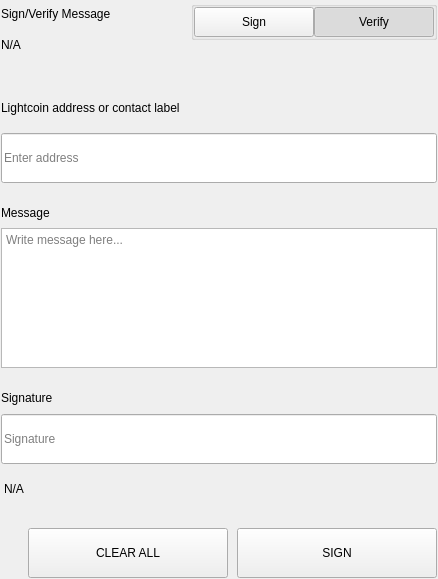
<?xml version="1.0" encoding="UTF-8"?>
<ui version="4.0">
 <class>SettingsSignMessageWidgets</class>
 <widget class="QWidget" name="SettingsSignMessageWidgets">
  <property name="geometry">
   <rect>
    <x>0</x>
    <y>0</y>
    <width>438</width>
    <height>579</height>
   </rect>
  </property>
  <property name="windowTitle">
   <string>Form</string>
  </property>
  <layout class="QVBoxLayout" name="verticalLayout">
   <property name="spacing">
    <number>0</number>
   </property>
   <property name="leftMargin">
    <number>0</number>
   </property>
   <property name="topMargin">
    <number>0</number>
   </property>
   <property name="rightMargin">
    <number>0</number>
   </property>
   <property name="bottomMargin">
    <number>0</number>
   </property>
   <item>
    <widget class="QWidget" name="left" native="true">
     <layout class="QVBoxLayout" name="verticalLayout_3">
      <property name="leftMargin">
       <number>0</number>
      </property>
      <property name="topMargin">
       <number>0</number>
      </property>
      <property name="rightMargin">
       <number>0</number>
      </property>
      <property name="bottomMargin">
       <number>0</number>
      </property>
      <item>
       <widget class="QWidget" name="container_sign" native="true">
        <layout class="QVBoxLayout" name="verticalLayout_2">
         <property name="spacing">
          <number>0</number>
         </property>
         <property name="leftMargin">
          <number>1</number>
         </property>
         <property name="topMargin">
          <number>1</number>
         </property>
         <property name="rightMargin">
          <number>1</number>
         </property>
         <property name="bottomMargin">
          <number>1</number>
         </property>
         <item>
          <layout class="QHBoxLayout" name="horizontalLayout_3" stretch="3,1">
           <property name="spacing">
            <number>40</number>
           </property>
           <item>
            <layout class="QVBoxLayout" name="verticalLayoutTitle">
             <property name="spacing">
              <number>5</number>
             </property>
             <item>
              <widget class="QLabel" name="labelTitle">
               <property name="text">
                <string>Sign/Verify Message</string>
               </property>
              </widget>
             </item>
             <item>
              <widget class="QLabel" name="labelSubtitle1">
               <property name="text">
                <string notr="true">N/A</string>
               </property>
               <property name="wordWrap">
                <bool>true</bool>
               </property>
              </widget>
             </item>
            </layout>
           </item>
           <item alignment="Qt::AlignRight|Qt::AlignTop">
            <widget class="QWidget" name="containerSwitch" native="true">
             <property name="styleSheet">
              <string notr="true">#containerSwitch{
	padding-top:9px;
}</string>
             </property>
             <layout class="QVBoxLayout" name="verticalLayout_6">
              <property name="spacing">
               <number>4</number>
              </property>
              <property name="leftMargin">
               <number>0</number>
              </property>
              <property name="topMargin">
               <number>0</number>
              </property>
              <property name="rightMargin">
               <number>0</number>
              </property>
              <property name="bottomMargin">
               <number>0</number>
              </property>
              <item alignment="Qt::AlignRight">
               <widget class="QGroupBox" name="groupBox">
                <property name="sizePolicy">
                 <sizepolicy hsizetype="Fixed" vsizetype="Preferred">
                  <horstretch>0</horstretch>
                  <verstretch>0</verstretch>
                 </sizepolicy>
                </property>
                <property name="title">
                 <string/>
                </property>
                <property name="alignment">
                 <set>Qt::AlignRight|Qt::AlignTop|Qt::AlignTrailing</set>
                </property>
                <layout class="QHBoxLayout" name="horizontalLayout_4">
                 <property name="spacing">
                  <number>0</number>
                 </property>
                 <property name="leftMargin">
                  <number>0</number>
                 </property>
                 <property name="topMargin">
                  <number>0</number>
                 </property>
                 <property name="rightMargin">
                  <number>0</number>
                 </property>
                 <property name="bottomMargin">
                  <number>0</number>
                 </property>
                 <item>
                  <widget class="QPushButton" name="pushSign">
                   <property name="minimumSize">
                    <size>
                     <width>120</width>
                     <height>30</height>
                    </size>
                   </property>
                   <property name="maximumSize">
                    <size>
                     <width>120</width>
                     <height>30</height>
                    </size>
                   </property>
                   <property name="focusPolicy">
                    <enum>Qt::NoFocus</enum>
                   </property>
                   <property name="text">
                    <string>Sign</string>
                   </property>
                   <property name="checkable">
                    <bool>true</bool>
                   </property>
                   <property name="autoExclusive">
                    <bool>true</bool>
                   </property>
                  </widget>
                 </item>
                 <item>
                  <widget class="QPushButton" name="pushVerify">
                   <property name="minimumSize">
                    <size>
                     <width>120</width>
                     <height>30</height>
                    </size>
                   </property>
                   <property name="maximumSize">
                    <size>
                     <width>120</width>
                     <height>30</height>
                    </size>
                   </property>
                   <property name="focusPolicy">
                    <enum>Qt::NoFocus</enum>
                   </property>
                   <property name="text">
                    <string>Verify</string>
                   </property>
                   <property name="checkable">
                    <bool>true</bool>
                   </property>
                   <property name="checked">
                    <bool>true</bool>
                   </property>
                   <property name="autoExclusive">
                    <bool>true</bool>
                   </property>
                  </widget>
                 </item>
                </layout>
               </widget>
              </item>
              <item alignment="Qt::AlignHCenter|Qt::AlignTop">
               <widget class="QLabel" name="labelSubtitleSwitch">
                <property name="text">
                 <string/>
                </property>
                <property name="alignment">
                 <set>Qt::AlignRight|Qt::AlignTrailing|Qt::AlignVCenter</set>
                </property>
               </widget>
              </item>
             </layout>
            </widget>
           </item>
          </layout>
         </item>
         <item>
          <spacer name="verticalSpacer_2">
           <property name="orientation">
            <enum>Qt::Vertical</enum>
           </property>
           <property name="sizeType">
            <enum>QSizePolicy::Fixed</enum>
           </property>
           <property name="sizeHint" stdset="0">
            <size>
             <width>20</width>
             <height>40</height>
            </size>
           </property>
          </spacer>
         </item>
         <item>
          <widget class="QWidget" name="containerAddress" native="true">
           <property name="sizePolicy">
            <sizepolicy hsizetype="Preferred" vsizetype="Fixed">
             <horstretch>0</horstretch>
             <verstretch>0</verstretch>
            </sizepolicy>
           </property>
           <layout class="QVBoxLayout" name="verticalLayout_5" stretch="0,0">
            <property name="spacing">
             <number>15</number>
            </property>
            <property name="leftMargin">
             <number>0</number>
            </property>
            <property name="topMargin">
             <number>0</number>
            </property>
            <property name="rightMargin">
             <number>0</number>
            </property>
            <property name="bottomMargin">
             <number>0</number>
            </property>
            <item>
             <widget class="QLabel" name="labelSubtitleAddress">
              <property name="minimumSize">
               <size>
                <width>0</width>
                <height>20</height>
               </size>
              </property>
              <property name="maximumSize">
               <size>
                <width>16777215</width>
                <height>20</height>
               </size>
              </property>
              <property name="text">
               <string>Lightcoin address or contact label</string>
              </property>
             </widget>
            </item>
            <item>
             <widget class="QLineEdit" name="addressIn_SM">
              <property name="minimumSize">
               <size>
                <width>0</width>
                <height>50</height>
               </size>
              </property>
              <property name="maximumSize">
               <size>
                <width>16777215</width>
                <height>50</height>
               </size>
              </property>
              <property name="placeholderText">
               <string>Enter address</string>
              </property>
             </widget>
            </item>
           </layout>
          </widget>
         </item>
         <item>
          <spacer name="verticalSpacer_3">
           <property name="orientation">
            <enum>Qt::Vertical</enum>
           </property>
           <property name="sizeType">
            <enum>QSizePolicy::Fixed</enum>
           </property>
           <property name="sizeHint" stdset="0">
            <size>
             <width>20</width>
             <height>20</height>
            </size>
           </property>
          </spacer>
         </item>
         <item>
          <layout class="QVBoxLayout" name="verticalLayout_9">
           <property name="spacing">
            <number>5</number>
           </property>
           <item>
            <widget class="QLabel" name="labelSubtitleMessage">
             <property name="minimumSize">
              <size>
               <width>0</width>
               <height>20</height>
              </size>
             </property>
             <property name="maximumSize">
              <size>
               <width>16777215</width>
               <height>20</height>
              </size>
             </property>
             <property name="text">
              <string>Message</string>
             </property>
            </widget>
           </item>
           <item>
            <widget class="QPlainTextEdit" name="messageIn_SM">
             <property name="minimumSize">
              <size>
               <width>0</width>
               <height>140</height>
              </size>
             </property>
             <property name="maximumSize">
              <size>
               <width>16777215</width>
               <height>140</height>
              </size>
             </property>
             <property name="placeholderText">
              <string>Write message here...</string>
             </property>
            </widget>
           </item>
          </layout>
         </item>
         <item>
          <spacer name="verticalSpacer_4">
           <property name="orientation">
            <enum>Qt::Vertical</enum>
           </property>
           <property name="sizeType">
            <enum>QSizePolicy::Fixed</enum>
           </property>
           <property name="sizeHint" stdset="0">
            <size>
             <width>20</width>
             <height>20</height>
            </size>
           </property>
          </spacer>
         </item>
         <item>
          <widget class="QWidget" name="widget" native="true">
           <property name="minimumSize">
            <size>
             <width>0</width>
             <height>75</height>
            </size>
           </property>
           <property name="maximumSize">
            <size>
             <width>16777215</width>
             <height>16777215</height>
            </size>
           </property>
           <layout class="QVBoxLayout" name="verticalLayout_4">
            <property name="leftMargin">
             <number>0</number>
            </property>
            <property name="topMargin">
             <number>0</number>
            </property>
            <property name="rightMargin">
             <number>0</number>
            </property>
            <property name="bottomMargin">
             <number>0</number>
            </property>
            <item>
             <widget class="QLabel" name="labelSubtitleSignature">
              <property name="minimumSize">
               <size>
                <width>0</width>
                <height>20</height>
               </size>
              </property>
              <property name="maximumSize">
               <size>
                <width>16777215</width>
                <height>20</height>
               </size>
              </property>
              <property name="text">
               <string>Signature</string>
              </property>
             </widget>
            </item>
            <item>
             <widget class="QLineEdit" name="signatureOut_SM">
              <property name="minimumSize">
               <size>
                <width>0</width>
                <height>50</height>
               </size>
              </property>
              <property name="placeholderText">
               <string>Signature</string>
              </property>
             </widget>
            </item>
           </layout>
          </widget>
         </item>
         <item>
          <widget class="QLabel" name="statusLabel_SM">
           <property name="styleSheet">
            <string notr="true">padding-top:5px;</string>
           </property>
           <property name="text">
            <string notr="true">N/A</string>
           </property>
          </widget>
         </item>
         <item>
          <spacer name="verticalSpacer">
           <property name="orientation">
            <enum>Qt::Vertical</enum>
           </property>
           <property name="sizeType">
            <enum>QSizePolicy::Fixed</enum>
           </property>
           <property name="sizeHint" stdset="0">
            <size>
             <width>20</width>
             <height>20</height>
            </size>
           </property>
          </spacer>
         </item>
         <item>
          <layout class="QHBoxLayout" name="horizontalLayout_7">
           <property name="spacing">
            <number>9</number>
           </property>
           <item>
            <spacer name="horizontalSpacer_5">
             <property name="orientation">
              <enum>Qt::Horizontal</enum>
             </property>
             <property name="sizeType">
              <enum>QSizePolicy::Expanding</enum>
             </property>
             <property name="sizeHint" stdset="0">
              <size>
               <width>40</width>
               <height>20</height>
              </size>
             </property>
            </spacer>
           </item>
           <item>
            <widget class="QPushButton" name="pushButtonClear">
             <property name="minimumSize">
              <size>
               <width>200</width>
               <height>50</height>
              </size>
             </property>
             <property name="focusPolicy">
              <enum>Qt::NoFocus</enum>
             </property>
             <property name="text">
              <string>CLEAR ALL</string>
             </property>
            </widget>
           </item>
           <item>
            <widget class="QPushButton" name="pushButtonSave">
             <property name="minimumSize">
              <size>
               <width>200</width>
               <height>50</height>
              </size>
             </property>
             <property name="maximumSize">
              <size>
               <width>200</width>
               <height>50</height>
              </size>
             </property>
             <property name="focusPolicy">
              <enum>Qt::NoFocus</enum>
             </property>
             <property name="text">
              <string>SIGN</string>
             </property>
            </widget>
           </item>
          </layout>
         </item>
        </layout>
       </widget>
      </item>
     </layout>
    </widget>
   </item>
  </layout>
 </widget>
 <resources/>
 <connections/>
</ui>
